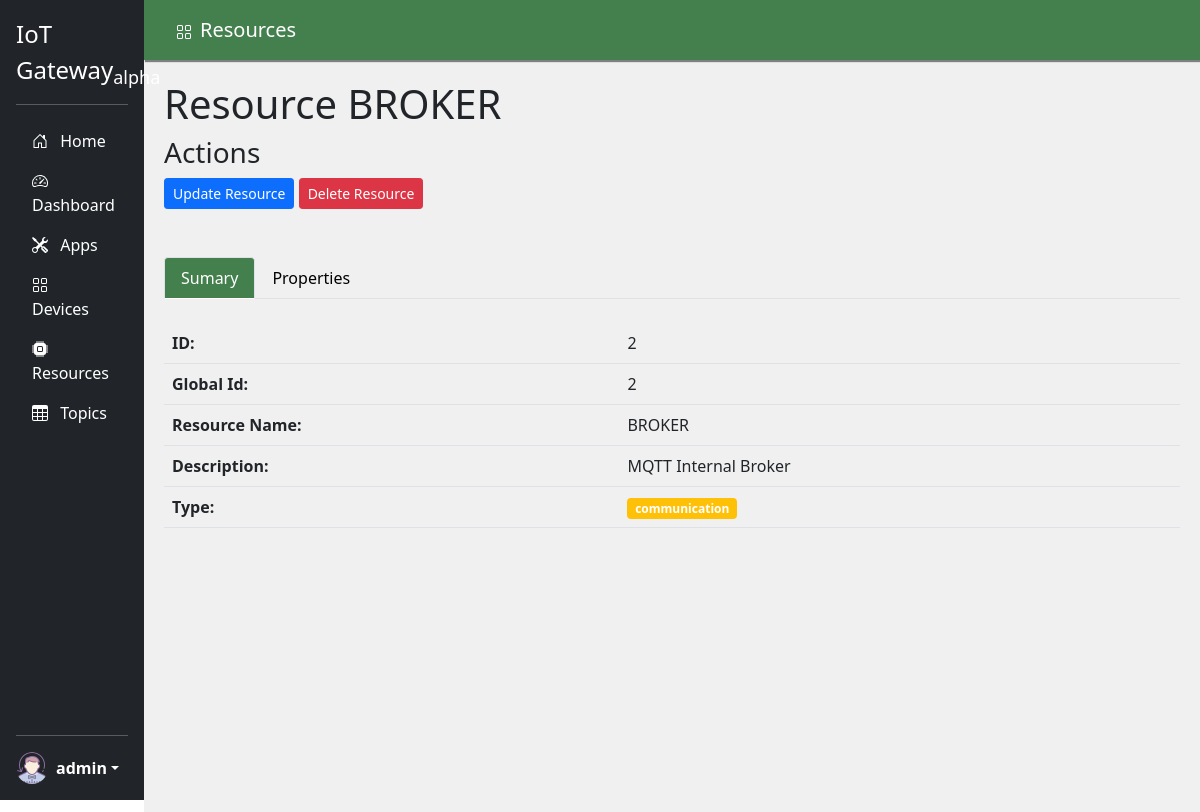
Screenshot of /resources/view/2 (signed in) with the database file from the repository.
### models.py (models this page shows, shortened)
class User(db.Model):
    id = db.Column(db.Integer, primary_key=True)
    username = db.Column(db.String(80), unique=True, nullable=False)
    password = db.Column(db.String(80), nullable=False)

class Resource(db.Model):
    id =  db.Column(db.Integer, primary_key=True)
    global_id = db.Column(db.Integer)
    name = db.Column(db.String(80), nullable=False)
    description = db.Column(db.String(200))
    resource_type = db.Column(db.String(80), nullable=False)
    create_at = db.Column(db.DateTime, nullable=False, default=datetime.utcnow)
    devices = db.relationship('Device',secondary=device_resource, lazy='subquery',back_populates="resources")

### resources.py (the view)
@bp.route('/view/<int:id>', methods=['GET'])
@login_required
def resource_view(id):
    resource = Resource.query.filter_by(id=id).first()
    properties = Property.query.filter_by(prop_type="RESOURCE",parent_id=resource.id)
    return render_template('resources/detail_view.html', resource=resource,properties=properties)

### auth.py (called while the page is built)
def login_required(view):
    @functools.wraps(view)
    def wrapped_view(**kwargs):
        if g.user is None:
            return redirect(url_for('auth.login'))
        return view(**kwargs)
    return wrapped_view

@bp.before_app_request
def load_logged_in_user():
    user_id = session.get('user_id')
    if user_id is None:
        g.user = None
    else:
        g.user = User.query.filter_by(id=user_id).first()

### templates/resources/detail_view.html (shortened to what this page needs)
{% extends 'base.html' %}
{% block menu %}
<ul class="nav nav-pills flex-column mb-auto">
  <li class="nav-item">
    <a href="{{ url_for('index.index') }}" class="nav-link text-white">
      <svg class="bi me-2" width="16" height="16"><use xlink:href="#home"></use></svg>
      Home
    </a>
  </li>
  <li>
    <a href="{{ url_for('dashboard.index') }}" class="nav-link text-white">
      <svg class="bi me-2" width="16" height="16"><use xlink:href="#speedometer2"></use></svg>
      Dashboard
    </a>
  </li>
  <li>
    <a href="{{ url_for('applications.applications_index') }}" class="nav-link text-white">
      <svg class="bi me-2" width="16" height="16"><use xlink:href="#tools"></use></svg>
      Apps
    </a>
  </li>
  <li>
    <a href="{{ url_for('device.device_index') }}" class="nav-link text-white">
      <svg class="bi me-2" width="16" height="16"><use xlink:href="#grid"></use></svg>
      Devices
    </a>
  </li>
  <li>
    <a href="{{ url_for('resource.resources_index') }}" class="nav-link text-white">
      <svg class="bi me-2" width="16" height="16"><use xlink:href="#cpu-fill"></use></svg>
      Resources
    </a>
  </li>
  <li>
    <a href="{{ url_for('topic.topic_index') }}" class="nav-link text-white">
      <svg class="bi me-2" width="16" height="16"><use xlink:href="#table"></use></svg>
      Topics
    </a>
  </li>
</ul>
{% endblock %}
{% block content %}
<div>
  <nav class="navbar title-nav">
    <div class="container-fluid">
      <span class="navbar-brand mb-0 h1"><svg class="bi me-2" width="16" height="16"><use xlink:href="#grid"></use></svg>Resources</span>
    </div>
  </nav>
  <div class="page-content">
    <h1>Resource {{ resource.name }}</h1>
    <div class="row">
      <h3>Actions</h3>
        <div class="col-sm">
          <a class="btn btn-primary btn-sm" href="{{ url_for('resource.update_resource', id=resource.id ) }}" role="button">Update Resource</a>
          <a class="btn btn-danger btn-sm" href="{{ url_for('resource.delete_resource', id=resource.id ) }}" role="button">Delete Resource</a>
        </div>
    </div><br><br>
      <ul class="nav nav-tabs" id="myTab" role="tablist">
        <li class="nav-item" role="presentation">
          <button class="nav-link active" id="sumary-tab" data-bs-toggle="tab" data-bs-target="#sumary" type="button" role="tab" aria-controls="sumary" aria-selected="true">Sumary</button>
        </li>
        <li class="nav-item" role="presentation">
          <button class="nav-link" id="properties-tab" data-bs-toggle="tab" data-bs-target="#properties" type="button" role="tab" aria-controls="properties" aria-selected="false">Properties</button>
        </li>
      </ul>
      <div class="tab-content" id="myTabContent">
        <div class="tab-pane fade show active" id="sumary" role="tabpanel" aria-labelledby="sumary-tab">
          {% if resource %}
          <table class="table">
              <br>
              <tbody>
                <tr>
                  <td><b>ID:</b></td>
                  <td>{{ resource.id }}</td>
                </tr>
                <tr>
                  <td><b>Global Id:</b></td>
                  <td>{{ resource.global_id }}</td>
                </tr>
                <tr>
                  <td><b>Resource Name:</b></td>
                  <td>{{ resource.name }}</td>
                </tr>
                <tr>
                  <td><b>Description:</b></td>
                  <td>{{ resource.description }}</td>
                </tr>
                <tr>
                  <td><b>Type:</b></td>
                  <td>
                    {% if resource['resource_type']=="SENSOR" %}
                    <span class="badge bg-success">sensor</span>
                    {% elif resource['resource_type']=="ACTUATOR" %}
                    <span class="badge bg-primary">actuator</span>
                    {% elif resource['resource_type']=="COMMUNICATION" %}
                    <span class="badge bg-warning">communication</span>
                    {% elif resource['resource_type']=="STORAGE" %}
                    <span class="badge bg-dark">storage</span>
                    {% else %}
                    <span class="badge bg-secondary">other</span>
                    {% endif %}
                  </td>
                </tr>
              </tbody>
            </table>
          {% endif %}
        </div>
      </div>
  </div>
</div>
{% endblock %}

### templates/base.html (shortened to what this page needs)
<!doctype html>
<html>
<head>
  <link rel="stylesheet" href="{{ url_for('static', filename='css/bootstrap.min.css') }}">
  <link rel="stylesheet" href="{{ url_for('static', filename='style.css') }}">
<link rel="stylesheet" href="https://cdn.jsdelivr.net/npm/bootstrap-select@1.14.0-beta3/dist/css/bootstrap-select.min.css">
</head>
<body>
  <div class="d-flex flex-column p-3 text-white bg-dark" style="width: 12%;">
    <a href="/" class="d-flex align-items-center mb-3 mb-md-0 me-md-auto text-white text-decoration-none">
      <span class="fs-4">IoT Gateway<sub>alpha</sub></span>
    </a>
    <hr>
    {% block menu %}
    {% endblock %}
    <hr>
    <div class="dropdown">
      <a href="#" class="d-flex align-items-center text-white text-decoration-none dropdown-toggle" id="dropdownUser1" data-bs-toggle="dropdown" aria-expanded="false">
        <img src="{{ url_for('static', filename='img/user.png') }}" alt="mdo" width="32" height="32" class="rounded-circle me-2">
        <strong>
          {% if g.user %}
          {{ g.user['username'] }}
          {% else %}
          user
          {% endif %}
        </strong>
      </a>
    </div>
  </div>
  <div class="div-content">
        {% block content %}{% endblock %}
  </div>
</body>
</html>

### static/style.css (style rules this page uses)
body { display: flex; flex-wrap: nowrap; height: 100vh; overflow-x: auto; overflow-y: hidden; }
body > * { flex-shrink: 0; min-height: -webkit-fill-available; }
.bi { vertical-align: -.125em; pointer-events: none; fill: currentColor; }
.dropdown-toggle { outline: 0; }
.div-content { width: 88%; }
.title-nav { width: 100%; height: 60px; padding-left: 20px; background-color: #43804D; color:white; box-shadow: 1px 2px 1px gray; }
.nav-link.active { background-color: #43804D !important; color:white !important; }
.page-content { padding: 20px; height: 100vh; background-color: #f0f0f0; }

### rows the page displays
User: user.username "admin"
Resource: name "BROKER", id "2", global_id "2", description "MQTT Internal Broker"
